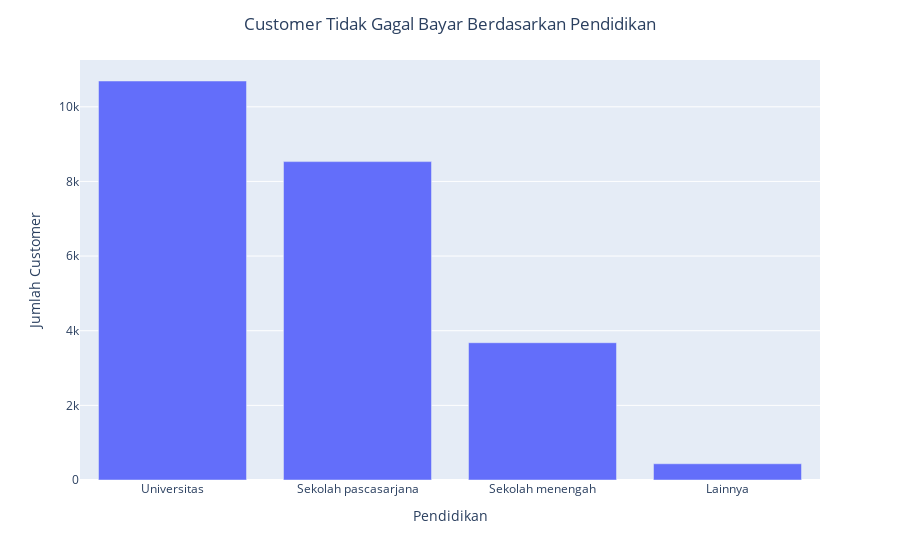

Source (notebook cell):
### Markdown cell above
##### 2.2 Customer Tidak Gagal Bayar Berdasarkan Tingkat Pendidikan

### Code cell
non_default_customers = credit_default[credit_default['default payment next month'] == 0]
non_default_customers.loc[:, 'EDUCATION'] = non_default_customers['EDUCATION'].replace(education_mapping)
non_default_customers_by_education = non_default_customers['EDUCATION'].value_counts()

data = {'Education': non_default_customers_by_education.index, 'Count': non_default_customers_by_education.values}
non_default_customers_by_education = pd.DataFrame(data)

px.bar(non_default_customers_by_education, x='Education', y='Count', labels={'Count': 'Jumlah Customer', 'Education': 'Pendidikan'}) \
    .update_layout(title='Customer Tidak Gagal Bayar Berdasarkan Pendidikan', title_x=0.5) \
    .show()

### Figure 1 — Plotly figure (JSON) as saved in the notebook; plotly's stock layout.template omitted (floating-point values rounded to 4 significant figures)
{"data": [{"alignmentgroup": "True", "hovertemplate": "Pendidikan=%{x}<br>Jumlah Customer=%{y}<extra></extra>", "legendgroup": "", "marker": {"color": "#636efa", "pattern": {"shape": ""}}, "name": "", "offsetgroup": "", "orientation": "v", "showlegend": false, "textposition": "auto", "type": "bar", "x": ["Universitas", "Sekolah pascasarjana", "Sekolah menengah", "Lainnya"], "xaxis": "x", "y": [10691, 8531, 3678, 435], "yaxis": "y"}], "layout": {"barmode": "relative", "legend": {"tracegroupgap": 0}, "margin": {"t": 60}, "title": {"text": "Customer Tidak Gagal Bayar Berdasarkan Pendidikan", "x": 0.5}, "xaxis": {"anchor": "y", "domain": [0, 1], "title": {"text": "Pendidikan"}}, "yaxis": {"anchor": "x", "domain": [0, 1], "title": {"text": "Jumlah Customer"}}}}
